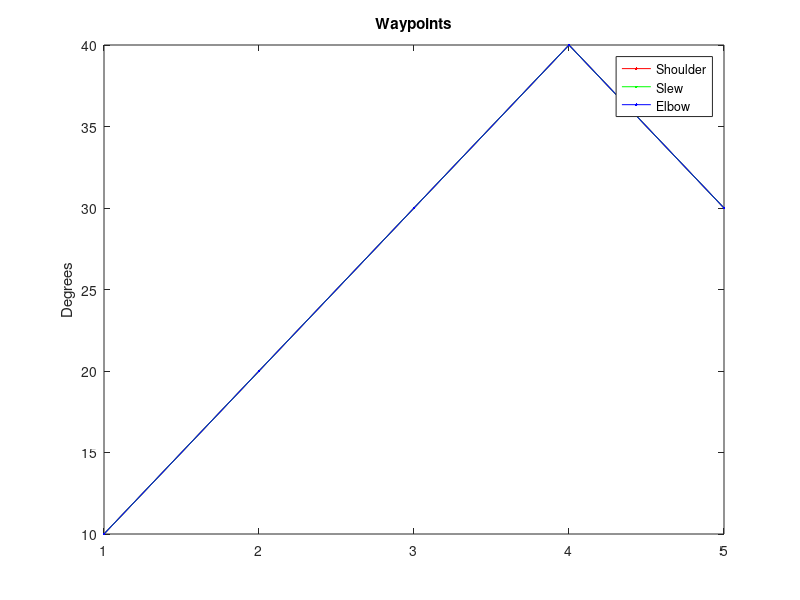

This chart was generated by the following MATLAB code: (Note: this script raises an error after producing the figure.)
clc
% clear all

close all

% load('motor_angles4.mat')
% alpha = deg2rad(alpha);% + deg2rad(10);
% gamma = deg2rad(0.1*gamma);% + deg2rad(15);
% beta = deg2rad(beta+140); %+ deg2rad(140);

% alpha = alpha(1:10:end);
% gamma = gamma(1:10:end);
% beta = beta(1:10:end);

alpha = deg2rad([10, 20, 30, 40, 30]);
gamma = deg2rad([10, 20, 30, 40, 30]);
beta = deg2rad([10, 20, 30, 40, 30]);

figure()
plot(rad2deg(alpha), '-r.')
hold on
plot(rad2deg(gamma), '-g.')
plot(rad2deg(beta),'-b.')
legend('Shoulder', 'Slew', 'Elbow');
ylabel('Degrees')
title('Waypoints')
pause



%%
s = serial('COM1');
set(s,'BaudRate',115200)
set(s,'ByteOrder','bigEndian')
get(s)

fopen(s);

N = 500;

data = [];
position = zeros(5, N);

% scaling factors in pulses per radian
% shoulder = alpha = motor 1
% slew = gamma = motor 2
% elbow = beta = motor 3

offset_position = 6;
offset_current = 10;
width = 9;


speed_limit = 4095*ones(1,5);
% speed_limit = 2047*ones(1,5);
current_limit = 4095*ones(1,5);
% current_limit = 2047*ones(1,5);


i = 1;
positioning_tolerance = 300;
angle_tolerance = deg2rad(0.5);
k = 1;
tries = 0;

t_cycle = 0.05;

demand_type = [5 5 5 0 0];
demand = [  toDemand(angleToShoulder(rad2deg(alpha(1)))),...
            toDemand(angleToSlew(rad2deg(gamma(1)))),...
            toDemand(angleToElbow(rad2deg(beta(1)))),...
            0 0];

while(i < N)
  
  % command      
  command = getMotorDemandCommand(demand_type, demand, speed_limit, current_limit);
  fwrite(s, command);
  
  % wait
  pause(t_cycle)

  % 2 - sense
  if 0 < s.BytesAvailable
    data = [data, fread(s,s.BytesAvailable,'uint8')];
    %t = [t, (toc-t0)];
    for j=1:5
        position(j,i) = data(offset_position + (j-1)*width,i) + 256*data(offset_position + (j-1)*width + 1, i);        
    end
    
    alpha_m = shoulderToAngle(position(1,i));
    gamma_m = slewToAngle(position(2,i));
    beta_m = elbowToAngle(position(3,i));
    
    disp(' ');
    disp(['      at: alpha=', num2str(alpha_m),' gamma=', num2str(gamma_m),' beta=', num2str(beta_m)]);
    disp(['going to: alpha=', num2str(rad2deg(alpha(k))), ' gamma=', num2str(rad2deg(gamma(k))), ' beta=', num2str(rad2deg(beta(k))), ' ']);
    
    alpha_error = alpha(k) - deg2rad(alpha_m);
    if( abs(alpha_error) < angle_tolerance)
        demand_type(1) = 0;
    end
    
    gamma_error = gamma(k) - deg2rad(gamma_m);
    if( abs(gamma_error) < angle_tolerance)
        demand_type(2) = 0;
    end
    
    beta_error = beta(k) - deg2rad(beta_m);
    if( abs(beta_error) < angle_tolerance)
        demand_type(3) = 0;
    end
    
    if (min(demand_type == zeros(1,5)) == 1 )
       % we've arrived, get the next waypoint.
       demand = [ 0 0 0 0 0];
       demand_type = [5 5 5 0 0];
       k = k + 1;

       if (k>size(alpha,2))
           disp('Completed.')
           break;
       end
       disp('-----------------------------------------');
       disp([' Going to waypoint ', num2str(k)])
       disp(['alpha=', num2str(rad2deg(alpha(k))), ' gamma=', num2str(rad2deg(gamma(k))), ' beta=', num2str(rad2deg(beta(k))), ' ']);
       disp('-----------------------------------------');
       %pause(1)

        % check if any of the joints is already at its target value.
       
        alpha_error = alpha(k) - deg2rad(alpha_m);
        if( abs(alpha_error) < angle_tolerance)
            demand_type(1) = 0;
        end

        gamma_error = gamma(k) - deg2rad(gamma_m);
        if( abs(gamma_error) < angle_tolerance)
            demand_type(2) = 0;
        end

        beta_error = beta(k) - deg2rad(beta_m);
        if( abs(beta_error) < angle_tolerance)
            demand_type(3) = 0;
        end
       
       alpha_command = toDemand(angleToShoulder(rad2deg(alpha(k))));
       gamma_command = toDemand(angleToSlew(rad2deg(gamma(k))));
       beta_command = toDemand(angleToElbow(rad2deg(beta(k))));

       demand = [ alpha_command gamma_command beta_command 0 0];
    end
    tries = 0;
  else
      disp('No reply from arm')
      tries = tries + 1;
      if (tries > 5)
          disp('Quitting.')
          break;
      end
  end

  % 3 control
  %lolno
  
  i=i+1;
%   disp('.');
end
%toc
%{
figure();
plot(1:N, position(1,:),'r')
hold on
plot(1:N, position(1,:),'g')
plot(1:N, position(1,:),'b')
plot(1:N, position(1,:),'c')
plot(1:N, position(1,:),'m')
%}
%%

if (~isempty(data()))
    M = size(data,2);
    position = zeros(5,M);
    current = zeros(5,M);
    
    for i=1:5
      for j =1:M
        position(i,j) = data(offset_position + (i-1)*width,j) + 256*data(offset_position + (i-1)*width + 1, j);
        current(i,j) = data(offset_current + (i-1)*width,j) + 256*data(offset_current + (i-1)*width + 1, j);
        %position(i,j) = data(offset_position + (i-1)*width + 1, j);
        %current(i) = 256*command(offset_current + (i-1)*width) + command(offset_current + (i-1)*width + 1);
      end
    end

    %close all;

    figure();
    plot(1:M, shoulderToAngle(position(1,:)),'-r.')
    hold on
    plot(1:M, slewToAngle(position(2,:)),'-g.')
    plot(1:M, elbowToAngle(position(3,:)),'-b.')
    %plot(1:M, (1/scale(4))*position(4,:),'-c.')
    %plot(1:M, (1/scale(5))*position(5,:),'-m.')

    title('Joint positions')
    xlabel('Cycle')
    ylabel('Position')

    legend('Shoulder', 'Slew', 'Elbow')% 'Jaw - Rotate', 'Jaw - Grip');
    
    figure();
    plot(1:M, current(1,:),'-r.')
    hold on
    plot(1:M, current(2,:),'-g.')
    plot(1:M, current(3,:),'-b.')
    plot(1:M, current(4,:),'-c.')
    plot(1:M, current(5,:),'-m.')

    title('Joint current')
    xlabel('Cycle')
    ylabel('Current')

    legend('Shoulder', 'Slew', 'Elbow', 'Jaw - Rotate', 'Jaw - Grip');
end

%%

fclose(s)
delete(s)
clear s
    